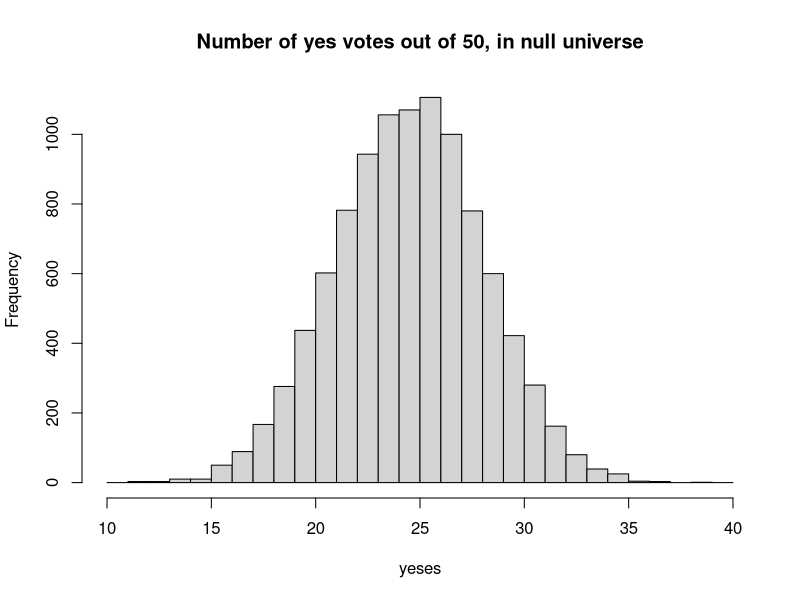

Write the R code that produced this figure.
## ---- chunk 1
# We will do 10,000 iterations.
n <- 10000

# Make an array of integers to store the "Yes" counts.
yeses <- numeric(n)

for (i in 1:n) {
    answers <- sample(c('No', 'Yes'), size=50, replace=TRUE)
    yeses[i] <- sum(answers == 'Yes')
}

# Produce a histogram of the trial results.
# Use integer bins for histogram, from 10 through 40.
hist(yeses, breaks=10:40,
     main='Number of yes votes out of 50, in null universe')
## ---- chunk 2
k <- sum(yeses >= 30)
kk <- k / n
message('Proportion >= 30: ', round(kk, 2))
